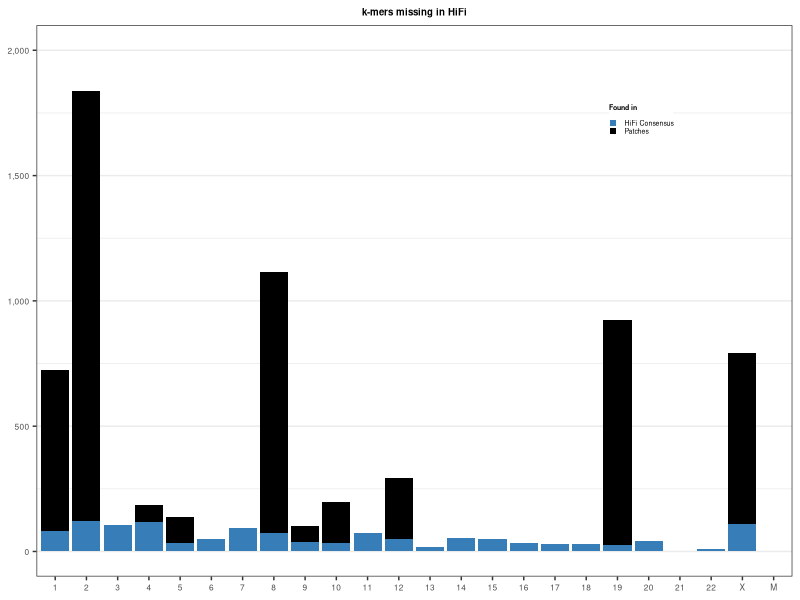
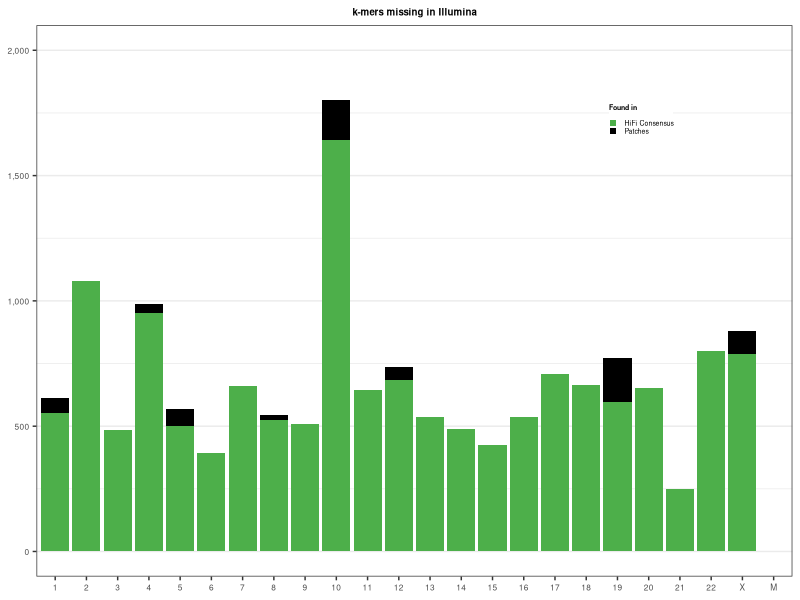
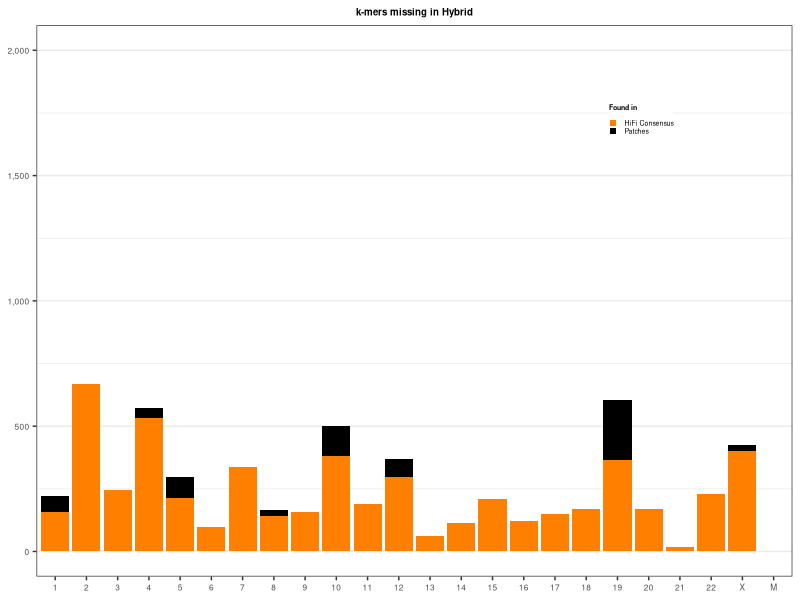
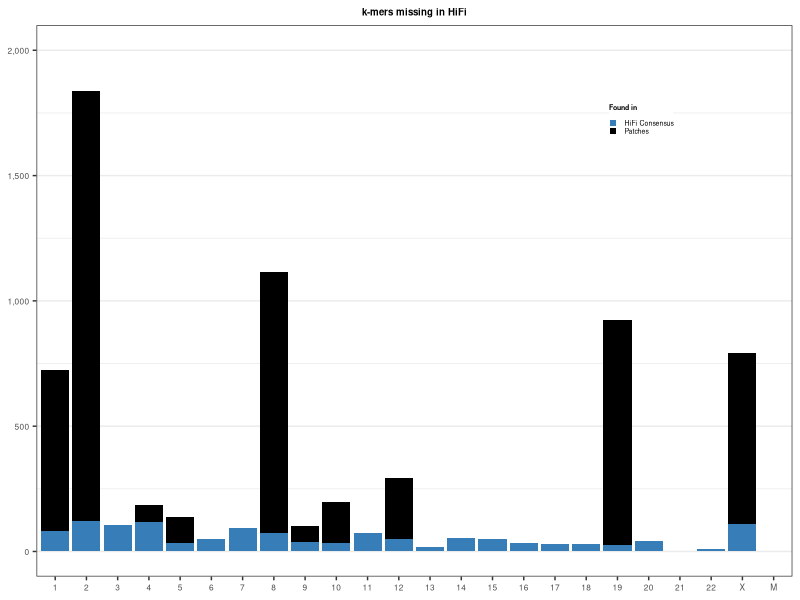
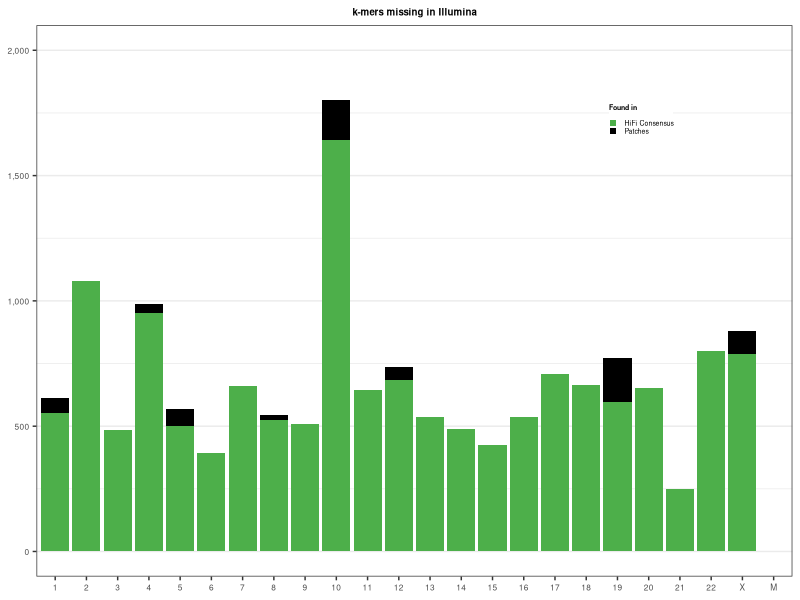
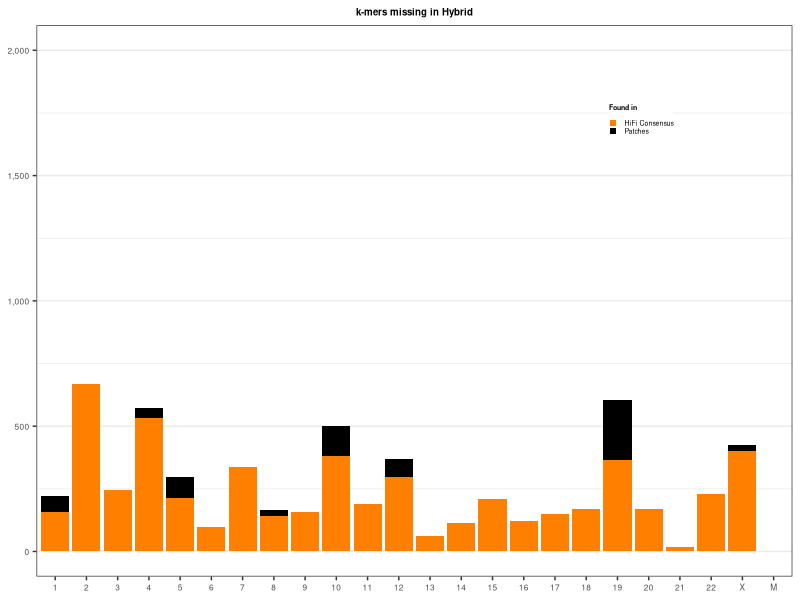

Generate these figures, in order, with R:
library(data.table)
library(ggplot2)
library(scales)

# Color
BLUE="#377EB8"
GREEN="#4DAF4A"
ORANGE="#FF7F00"

plot_bars <- function(dat=NULL, title="", palette=NULL) {
    p <- ggplot(dat, aes(x = CHR, y = MISSING, fill = TYPE)) +
        geom_col(position = position_stack(reverse = TRUE)) +
        scale_fill_manual(values = palette, labels = c("HiFi Consensus", "Patches")) +
        theme_bw() +
        theme(
            panel.grid.major.x = element_blank(),
            panel.grid.minor.x = element_blank(),
            plot.title = element_text(hjust = 0.5, face = "bold", size = 7),
            axis.text = element_text(size = 6),
            axis.title = element_blank(),
            legend.title = element_text(size = 5, face = "bold"),
            legend.text = element_text(size = 5),
            legend.key.size = unit(2, "mm"),
            legend.key.height = unit(2, "mm"), #change legend key height
            legend.position = c(0.8, 0.83),
            legend.margin=margin(c(0,0,0,0))
        ) +
        scale_x_discrete(drop = FALSE) +
        scale_y_continuous(label = comma, limits = c(0, 2000)) +
        ggtitle(title) +
        labs(fill = "Found in")
    return(p)
}

Patches="black"

hifiPalette = c(BLUE, Patches)
illmPalette = c(GREEN, Patches)
hybrPalette = c(ORANGE, Patches)

dat=fread("ED_Fig1b-d_missing_kmers.tab", header = T)
head(dat)

# Fix order
dat$CHR = factor(dat$CHR, levels=c("1", "2", "3", "4", "5", "6", "7", "8", "9", "10",
                                                 "11", "12", "13", "14", "15", "16", "17", "18", "19", "20",
                                                 "21", "22", "X", "M"))
dat$TYPE = factor(dat$TYPE, levels=c("HiFi_Consensus", "Patches"))
dat_hifi=dat[dat$PLATFORM=="HiFi",]
dat_illm=dat[dat$PLATFORM=="Illumina",]
dat_hybr=dat[dat$PLATFORM=="Hybrid",]

plot_bars(dat = dat_hifi, title = "k-mers missing in HiFi", palette = hifiPalette)
ggsave("ED_Fig1b_missing_kmer_hifi.jpg", width = 3.5, height = 1.7)

plot_bars(dat = dat_illm, title = "k-mers missing in Illumina", palette = illmPalette)
ggsave("ED_Fig1c_missing_kmer_illumina.jpg", width = 3.5, height = 1.7)

plot_bars(dat = dat_hybr, title = "k-mers missing in Hybrid", palette = hybrPalette)
ggsave("ED_Fig1d_missing_kmer_hybrid.jpg", width = 3.5, height = 1.7)
